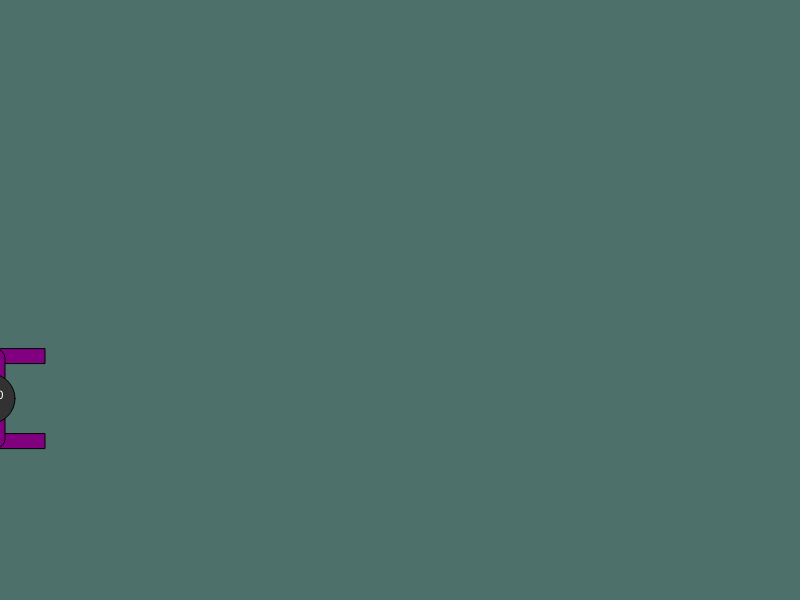
Frame 1 (no input)
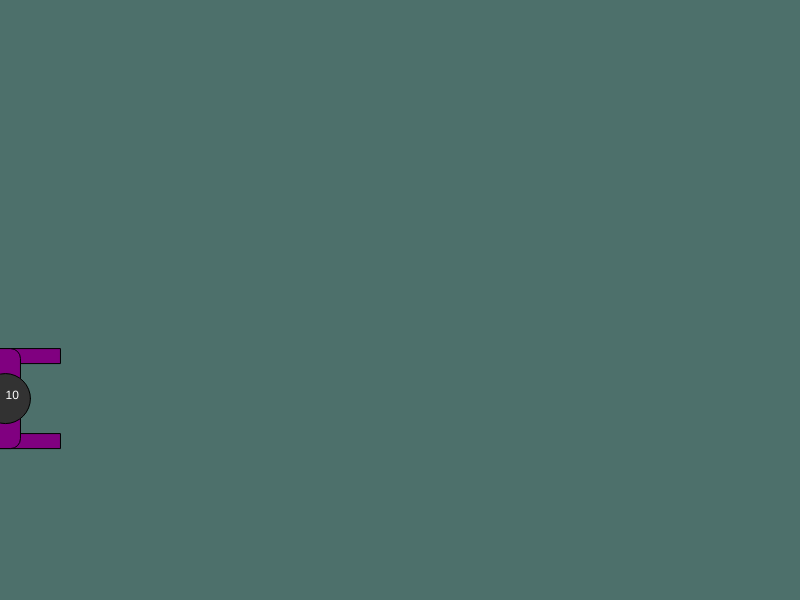
Frame 60 (no input)
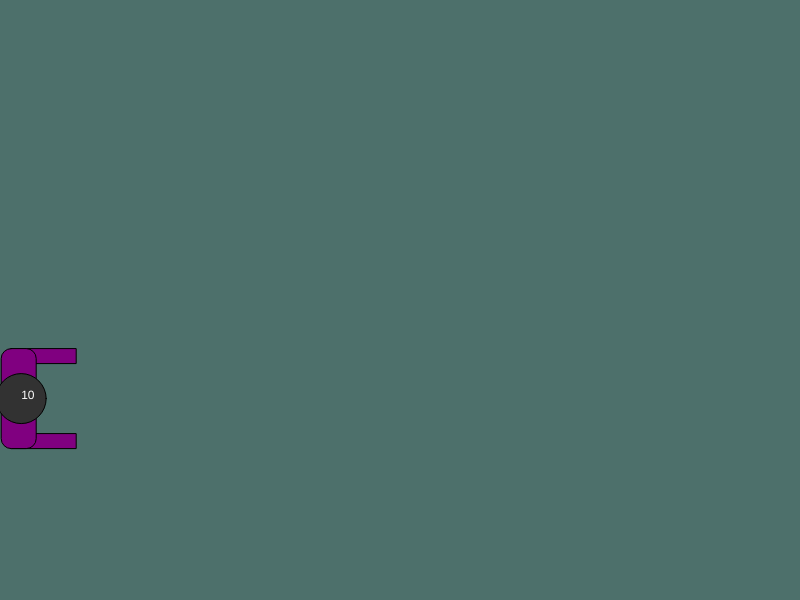
Frame 120 (the mouse pressed at the canvas centre since frame 60)

The p5.js sketch that drew these frames (run headless with seeded random() and noise() and a simulated clock; from frame 60 on, the mouse is pressed at the canvas centre):

// p5.js sketch
// ── sketch.js
/*
Hack it: Zombie Attack

The program creates a horde of zombies that cross the canvas. Read the code
and make the following enhancements

*1. Split the code up into muliple files one for each constructor
2. Give each zombie a health property
3. Add a shovel! When the zombie is clicked on the head their health decreases
	* Add a 'clicked' method to the zombie to check if x and y coordinates, taken as arguments
	 are over the zombies head (you can use the dist function) and decrease health
	* In the horde constructor create a new method to check each zombies clicked method
	* also remove from the array any zombies whoes health is below 0.
	* call the method in horde from mousePressed();
4. When a zombie is killed make sure a new zombie is added to the horde.
5. Extension: Make it a game where the idea is to keep the zombies from the right of the screen
for as long as possible.
*/

//variable to store the zombie horde
var horde;

function setup() {
	createCanvas(800, 600);

	//create a new horde and add zombies
	horde = new Horde();
	horde.addZombies(1);

}

///GET IT WORKING!!!!
function mouseClicked(){
	console.log('click')
	for (var i = 0; i<horde.length; i++){
		if(dist(mouseX,mouseY,horde.zombies[i].x,horde.zombies[i].y)<=100){
			horde.zombies[i].health =0
			console.log(horde.zombies[i].x)
		}
	}
}

function draw() {
	
	background(77, 112, 107);
	this.horde.drawZombies();
	

}



// ── Horde.js
//Constructor for the horde
function Horde() {
	//an array of zombies
	this.zombies = [];

	//call each zombies drawing code and update it's location ready to be drawn again
	this.drawZombies = function() {
		for (var i = 0; i < this.zombies.length; i++) {
			this.zombies[i].draw();
			this.zombies[i].updateLocation();
		}
	}

	//add n zombies to the horde
	this.addZombies = function(n) {
		for (var i = 0; i < n; i++) {
			this.zombies.push(new zombie(random(20, height - 50)))
		}
	}
}

// ── Zombie.js
//constructor for the Zombies
function zombie(y) {
	//initial x so all zombies start to the left of the screen
	this.x = -10;
	this.y = y;
	//set a random speed
	this.speed = random(0.2, 0.5);
    //give each zombie health property
    this.health = 10;

	//draw the zombie to the screen
	this.draw = function() {
		push();
		//arms
		fill(128, 0, 128);
		rect(this.x - 10, this.y - 50, 65, 15);
		rect(this.x - 10, this.y + 35, 65, 15);
		//shoulders
		rect(this.x - 20, this.y - 50, 35, 100, 10);
		//head
		fill(50);
		ellipse(this.x, this.y, 50);
        //health
        fill(255,255,255)
        text(this.health,this.x,this.y);
		pop();
	}

      //update the zombies x location as it lumbers across the screen
	this.updateLocation = function() {
		this.x += this.speed;
	}

    
}
